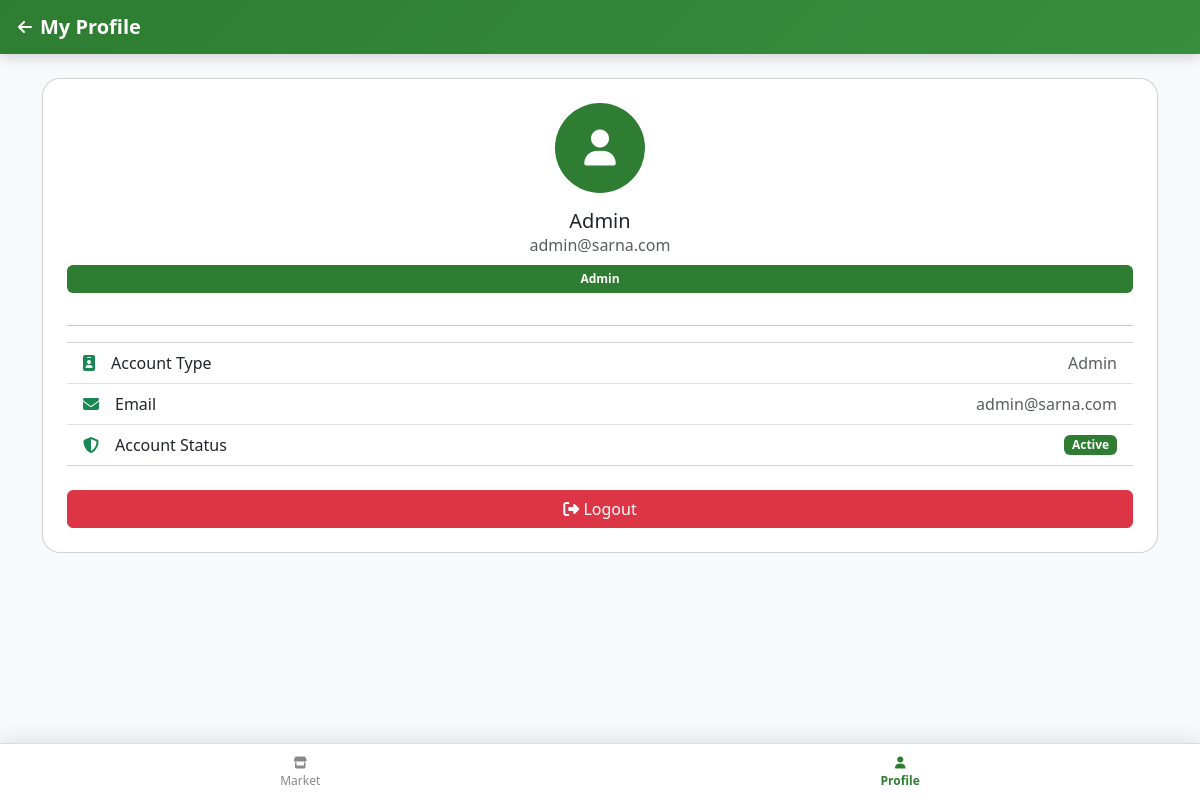
Screenshot of /profile (signed in) with the database file from the repository.
### tables this page shows
CREATE TABLE users (
        id INTEGER PRIMARY KEY AUTOINCREMENT,
        name TEXT,
        email TEXT UNIQUE,
        password TEXT,
        role TEXT
    );

### app.py (the view)
@app.route("/profile")
def profile():
    if "user_id" not in session:
        return redirect("/")
    con = get_db()
    cur = con.cursor()
    cur.execute("""
    SELECT name, email, role FROM users WHERE id=?
    """, (session["user_id"],))
    user = cur.fetchone()
    con.close()
    return render_template("profile.html", user=user)

### app.py (called while the page is built)
def get_db():
    return sqlite3.connect(
        "database.db",
        timeout=10,
        check_same_thread=False
    )

### templates/profile.html (shortened to what this page needs)
<!DOCTYPE html>
<html lang="en">
<head>
<link href="https://cdn.jsdelivr.net/npm/bootstrap@5.3.2/dist/css/bootstrap.min.css" rel="stylesheet">
<link rel="stylesheet" href="https://cdnjs.cloudflare.com/ajax/libs/font-awesome/6.5.0/css/all.min.css">
<link rel="stylesheet" href="/static/css/style.css">
</head>
<body class="bg-light">
<div class="market-header">
  <div class="d-flex align-items-center">
    <i class="fa fa-arrow-left me-2"></i>
    <h5 class="mb-0">My Profile</h5>
  </div>
</div>
<div class="container mt-4 mb-5">
  <div class="card profile-card p-4 text-center">
    <div class="profile-avatar mb-3">
      <i class="fa fa-user"></i>
    </div>
    <h5 class="mb-0">{{ user[0] }}</h5>
    <p class="text-muted mb-2">{{ user[1] }}</p>
    <span class="badge bg-success px-3 py-2 mb-3">
      {{ user[2]|capitalize }}
    </span>
    <hr>
    <div class="list-group list-group-flush text-start">
      <div class="list-group-item d-flex align-items-center">
        <i class="fa fa-id-badge me-3 text-success"></i>
        Account Type
        <span class="ms-auto text-muted">{{ user[2]|capitalize }}</span>
      </div>
      <div class="list-group-item d-flex align-items-center">
        <i class="fa fa-envelope me-3 text-success"></i>
        Email
        <span class="ms-auto text-muted">{{ user[1] }}</span>
      </div>
      <div class="list-group-item d-flex align-items-center">
        <i class="fa fa-shield-halved me-3 text-success"></i>
        Account Status
        <span class="ms-auto badge bg-success">Active</span>
      </div>
    </div>
    <a href="/logout" class="btn btn-danger w-100 mt-4">
      <i class="fa fa-right-from-bracket"></i> Logout
    </a>
  </div>
</div>
<div class="bottom-nav">
  <div class="nav-item">
    <a href="/market">
      <i class="fa fa-store"></i><br>Market
    </a>
  </div>
  <div class="nav-item active">
    <i class="fa fa-user"></i><br>Profile
  </div>
</div>
</body>
</html>

### static/css/style.css (style rules this page uses)
body { font-family: 'Segoe UI', sans-serif; background: #f5f7f6; }
a { text-decoration: none; color: inherit; }
.market-header { background: linear-gradient(135deg, #2e7d32, #388e3c); color: white; padding: 15px 18px; box-shadow: 0 4px 12px rgba(0,0,0,0.15); }
.market-header h5 { font-weight: 700; }
.profile-card { border-radius: 18px; }
.profile-avatar { width: 90px; height: 90px; background: #2e7d32; color: white; border-radius: 50%; display: flex; align-items: center; justify-content: center; font-size: 36px; margin: auto; }
.bottom-nav { position: fixed; bottom: 0; left: 0; right: 0; background: white; display: flex; justify-content: space-around; padding: 10px 0; border-top: 1px solid #ddd; box-shadow: 0 -6px 16px rgba(0,0,0,0.08); }
.nav-item { text-align: center; font-size: 12px; color: #888; }
.nav-item.active { color: #2e7d32; font-weight: 700; }
.badge.bg-success { background-color: #2e7d32 !important; }

### rows the page displays
users: name "Admin", email "admin@sarna.com", role "Admin"
